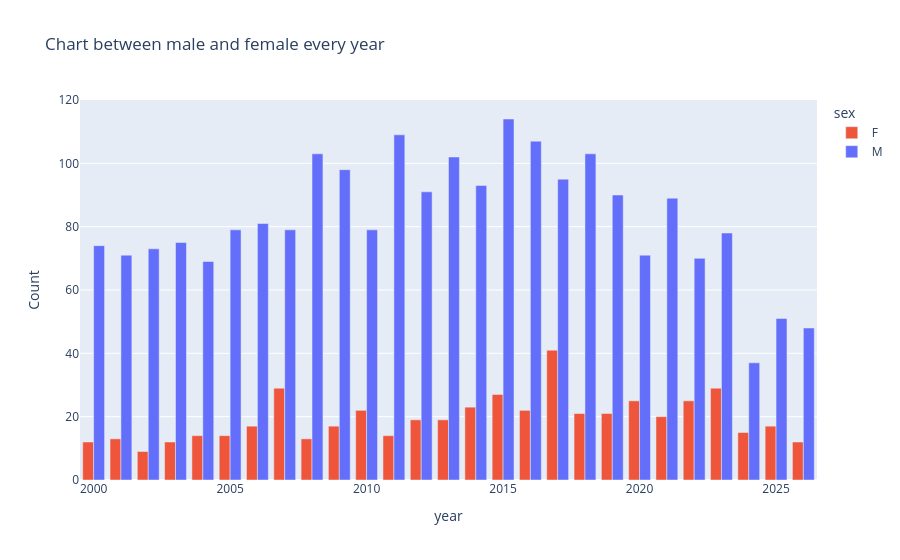

Write notebook code for a chart like this one.
### Code cell
import plotly.express as px
fig=px.bar(year_vic,x='year',y='Count',color='sex',barmode='group',title='Chart between male and female every year ')
fig.show()

### Figure 1 — Plotly figure (JSON) as saved in the notebook; plotly's stock layout.template omitted (floating-point values rounded to 4 significant figures)
{"data": [{"alignmentgroup": "True", "hovertemplate": "sex=F<br>year=%{x}<br>Count=%{y}<extra></extra>", "legendgroup": "F", "marker": {"color": "#EF553B", "pattern": {"shape": ""}}, "name": "F", "offsetgroup": "F", "orientation": "v", "showlegend": true, "textposition": "auto", "type": "bar", "x": [2000.0, 2001.0, 2002.0, 2003.0, 2004.0, 2005.0, 2006.0, 2007.0, 2008.0, 2009.0, 2010.0, 2011.0, 2012.0, 2013.0, 2014.0, 2015.0, 2016.0, 2017.0, 2018.0, 2019.0, 2020.0, 2021.0, 2022.0, 2023.0, 2024.0, 2025.0, 2026.0], "xaxis": "x", "y": [12, 13, 9, 12, 14, 14, 17, 29, 13, 17, 22, 14, 19, 19, 23, 27, 22, 41, 21, 21, 25, 20, 25, 29, 15, 17, 12], "yaxis": "y"}, {"alignmentgroup": "True", "hovertemplate": "sex=M<br>year=%{x}<br>Count=%{y}<extra></extra>", "legendgroup": "M", "marker": {"color": "#636EFA", "pattern": {"shape": ""}}, "name": "M", "offsetgroup": "M", "orientation": "v", "showlegend": true, "textposition": "auto", "type": "bar", "x": [2000.0, 2001.0, 2002.0, 2003.0, 2004.0, 2005.0, 2006.0, 2007.0, 2008.0, 2009.0, 2010.0, 2011.0, 2012.0, 2013.0, 2014.0, 2015.0, 2016.0, 2017.0, 2018.0, 2019.0, 2020.0, 2021.0, 2022.0, 2023.0, 2024.0, 2025.0, 2026.0], "xaxis": "x", "y": [74, 71, 73, 75, 69, 79, 81, 79, 103, 98, 79, 109, 91, 102, 93, 114, 107, 95, 103, 90, 71, 89, 70, 78, 37, 51, 48], "yaxis": "y"}], "layout": {"barmode": "group", "legend": {"title": {"text": "sex"}, "tracegroupgap": 0}, "title": {"text": "Chart between male and female every year "}, "xaxis": {"anchor": "y", "domain": [0, 1], "title": {"text": "year"}}, "yaxis": {"anchor": "x", "domain": [0, 1], "title": {"text": "Count"}}}}
